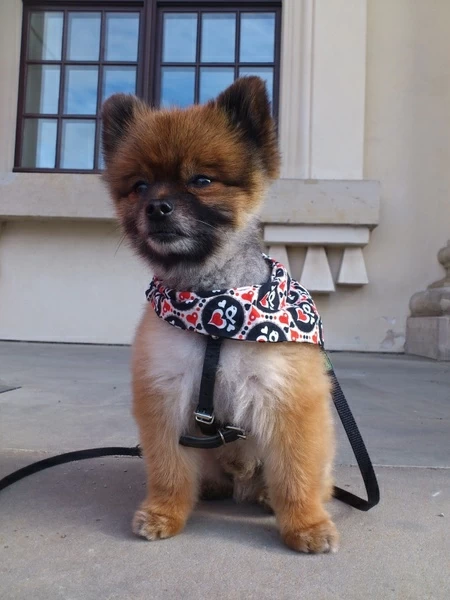
#> input picture aki_dog.jpg, 450 x 600 px, found by its file name
$ jupyter execute np_demo.ipynb
#> lines starting #> are read from the running program, lines starting #| are printed output that depends on the picture
[cell 1]
import numpy as np
import matplotlib.pyplot as plt

[cell 2]
img = np.random.randint(0, 255, size=(96,96), dtype=np.uint8)
plt.imshow(img, cmap='gray', vmin=0, vmax=255)
plt.show()
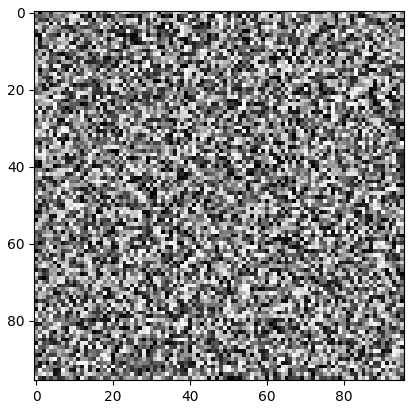
#> figure drawn by matplotlib, 1 panel

[cell 3]
img = np.ones((96,96), dtype=np.uint8)*255
for i in range(4):
    img[i*24:(i+1)*24, i*24:(i+1)*24] = 0

for i in range(2,4):
    img[i*24:(i+1)*24, (i-2)*24:(i-1)*24] = 0

for i in range(0,2):
    img[i*24:(i+1)*24, (i+2)*24:(i+3)*24] = 0

plt.imshow(img, cmap='gray', vmin=0, vmax=255)
plt.show()
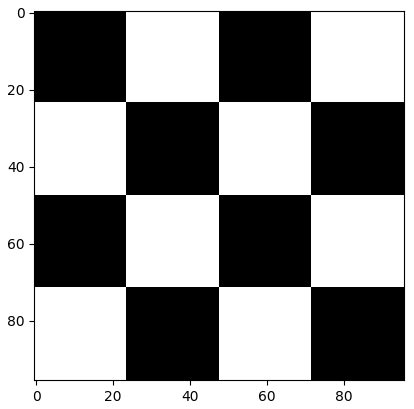
#> figure drawn by matplotlib, 1 panel

[cell 4]
def chessboard(shape):
    return np.indices(shape).sum(axis=0) % 2

img = chessboard((4,4))*255
img = np.repeat(img, (24), axis=0)
img = np.repeat(img, (24), axis=1)

plt.imshow(img, cmap='gray', vmin=0, vmax=255)
plt.show()

[cell 5]
imgs = np.split(img, 4, axis=0)
img = np.hstack(imgs)
plt.imshow(img, cmap='gray', vmin=0, vmax=255)
plt.show()
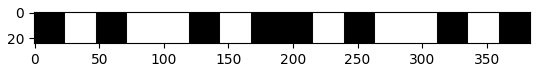
#> figure drawn by matplotlib, 1 panel

[cell 6]
from matplotlib import image

img = image.imread("/home/pguser/Downloads/aki_dog.jpg")
#> img is the input picture: shape (600, 450, 3); mean R, G, B 132.4, 127.5, 131
plt.imshow(img)
plt.show()

[cell 7]
img = np.mean(img, axis=-1)
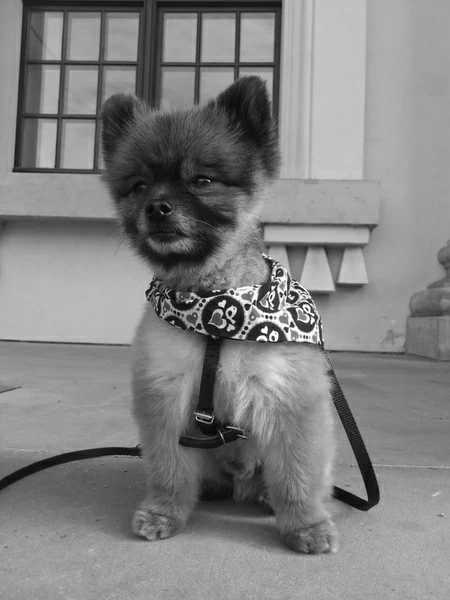
#> img: shape (600, 450) float64; min 3.67, max 255, mean 130.3
print(img.shape)
#| (600, 450)
plt.imshow(img, cmap='gray', vmin=0, vmax=255)
plt.show()
